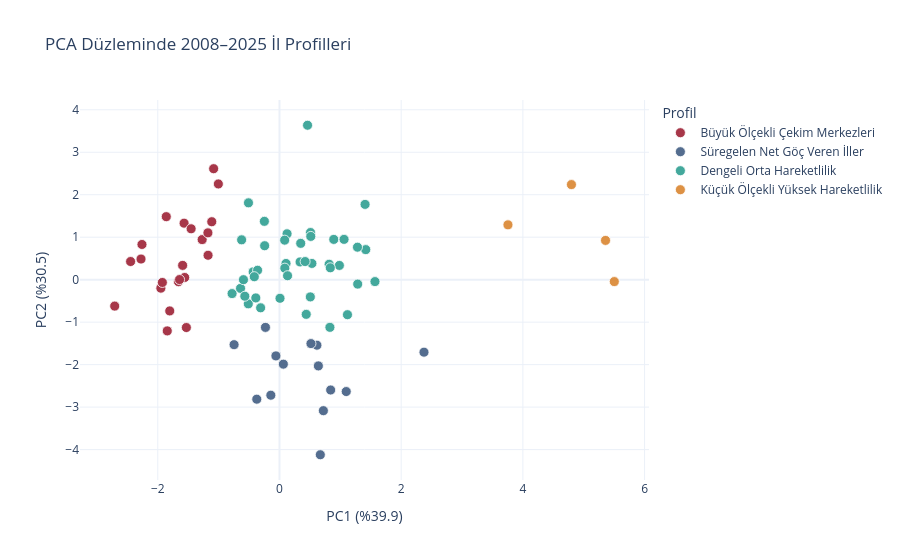

The notebook cell this image was saved under:
### Markdown cell above
## 08 — PCA ve Cluster Yorumlama

### Code cell
profiles = model_result["features"]
variance = metadata["pca_explained_variance_ratio"]
fig = px.scatter(
    profiles,
    x="pc1",
    y="pc2",
    color="cluster_name",
    hover_name="province",
    hover_data={
        "cluster_name": False,
        "latest_population": ":,",
        "mean_turnover_rate": ":.1f",
        "mean_net_migration_rate": ":.1f",
        "recent_net_migration_rate": ":.1f",
        "pc1": False,
        "pc2": False,
    },
    labels={"cluster_name": "Göç profili", "pc1": "PC1", "pc2": "PC2"},
    title="PCA Düzleminde 2008–2025 İl Profilleri",
    color_discrete_sequence=[RED, BLUE, "#2A9D8F", "#D9822B"],
)
fig.update_traces(marker={"size": 10, "line": {"width": 0.8, "color": "white"}}, opacity=0.88)
fig.update_layout(
    template="plotly_white",
    legend_title_text="Profil",
    xaxis_title=f"PC1 (%{variance[0] * 100:.1f})",
    yaxis_title=f"PC2 (%{variance[1] * 100:.1f})",
)
fig.show()

### Figure 1 — Plotly figure (JSON) as saved in the notebook; plotly's stock layout.template omitted (floating-point values rounded to 4 significant figures; data arrays with more than 128 entries replaced by an {"elided": "..."} marker saying what was removed)
{"data": [{"customdata": [["Büyük Ölçekli Çekim Merkezleri", 2283609, 51.67, -4.194, -2.754], ["Büyük Ölçekli Çekim Merkezleri", 5910320, 64.35, 6.016, 6.112], ["Büyük Ölçekli Çekim Merkezleri", 2777677, 68.8, 9.765, 10.13], ["Büyük Ölçekli Çekim Merkezleri", 1172107, 67.71, 5.46, 6.06], ["Büyük Ölçekli Çekim Merkezleri", 1284517, 68.28, 4.635, 8.166], ["Büyük Ölçekli Çekim Merkezleri", 3263011, 50.13, 5.515, 3.307], ["Büyük Ölçekli Çekim Merkezleri", 1060975, 51.07, 1.461, 0.9741], ["Büyük Ölçekli Çekim Merkezleri", 1852356, 53.31, -7.105, -5.178], ["Büyük Ölçekli Çekim Merkezleri", 927956, 74.81, 8.498, 8.707], ["Büyük Ölçekli Çekim Merkezleri", 2222415, 48.24, -0.372, 0.8223], ["Büyük Ölçekli Çekim Merkezleri", 1458991, 53.66, 1.25, 0.6165], ["Büyük Ölçekli Çekim Merkezleri", 2161171, 74.1, 10.08, 6.841], ["Büyük Ölçekli Çekim Merkezleri", 2343409, 50.68, -0.7143, 1.547], ["Büyük Ölçekli Çekim Merkezleri", 1477756, 52.86, 0.7886, 0.5139], ["Büyük Ölçekli Çekim Merkezleri", 1956428, 61.52, 0.3553, 4.119], ["Büyük Ölçekli Çekim Merkezleri", 1099547, 79.89, 10.88, 14.8], ["Büyük Ölçekli Çekim Merkezleri", 1123693, 62.46, 6.11, 8.688], ["Büyük Ölçekli Çekim Merkezleri", 1392403, 65.76, -0.0414, 5.852], ["Büyük Ölçekli Çekim Merkezleri", 1208441, 86.5, 18.17, 13.23], ["Büyük Ölçekli Çekim Merkezleri", 15754053, 55.24, 0.188, -3.892], ["Büyük Ölçekli Çekim Merkezleri", 4504185, 53.02, 4.407, 3.373], ["Büyük Ölçekli Çekim Merkezleri", 2265800, 46.16, -6.469, -5.185]], "hovertemplate": "<b>%{hovertext}</b><br><br>latest_population=%{customdata[1]:,}<br>mean_turnover_rate=%{customdata[2]:.1f}<br>mean_net_migration_rate=%{customdata[3]:.1f}<br>recent_net_migration_rate=%{customdata[4]:.1f}<extra></extra>", "hovertext": ["ADANA", "ANKARA", "ANTALYA", "AYDIN", "BALIKESİR", "BURSA", "DENİZLİ", "DİYARBAKIR", "ESKİŞEHİR", "GAZİANTEP", "KAYSERİ", "KOCAELİ", "KONYA", "MANİSA", "MERSİN", "MUĞLA", "SAKARYA", "SAMSUN", "TEKİRDAĞ", "İSTANBUL", "İZMİR", "ŞANLIURFA"], "legendgroup": "Büyük Ölçekli Çekim Merkezleri", "marker": {"color": "#9B1C31", "line": {"color": "white", "width": 0.8}, "size": 10, "symbol": "circle"}, "mode": "markers", "name": "Büyük Ölçekli Çekim Merkezleri", "opacity": 0.88, "orientation": "v", "showlegend": true, "type": "scatter", "x": [-1.803, -2.26, -1.861, -1.271, -1.176, -2.275, -1.558, -1.53, -1.113, -1.949, -1.66, -1.568, -1.925, -1.642, -1.592, -1.005, -1.452, -1.174, -1.082, -2.708, -2.447, -1.844], "xaxis": "x", "y": [-0.7355, 0.8289, 1.484, 0.9439, 1.102, 0.4856, 0.05193, -1.127, 1.364, -0.1993, -0.04583, 1.331, -0.06584, 0.002653, 0.3367, 2.254, 1.198, 0.5744, 2.613, -0.6225, 0.4275, -1.206], "yaxis": "y"}, {"customdata": [["Süregelen Net Göç Veren İller", 617821, 67.12, -10.22, -12.58], ["Süregelen Net Göç Veren İller", 90392, 121.3, -17.12, -10.27], ["Süregelen Net Göç Veren İller", 491489, 84.0, -25.5, -24.63], ["Süregelen Net Göç Veren İller", 360423, 89.73, -13.92, -8.273], ["Süregelen Net Göç Veren İller", 736877, 82.41, -14.56, -11.6], ["Süregelen Net Göç Veren İller", 279681, 70.65, -10.61, -7.974], ["Süregelen Net Göç Veren İller", 1577531, 52.53, -7.32, -24.51], ["Süregelen Net Göç Veren İller", 1146278, 54.23, -5.685, -11.64], ["Süregelen Net Göç Veren İller", 268991, 95.05, -20.44, -15.13], ["Süregelen Net Göç Veren İller", 755854, 82.1, -6.526, -25.61], ["Süregelen Net Göç Veren İller", 389127, 83.61, -21.66, -18.06], ["Süregelen Net Göç Veren İller", 332369, 82.75, -12.27, -13.28], ["Süregelen Net Göç Veren İller", 1112013, 70.97, -14.45, -17.66], ["Süregelen Net Göç Veren İller", 573666, 64.66, -6.409, -7.314]], "hovertemplate": "<b>%{hovertext}</b><br><br>latest_population=%{customdata[1]:,}<br>mean_turnover_rate=%{customdata[2]:.1f}<br>mean_net_migration_rate=%{customdata[3]:.1f}<br>recent_net_migration_rate=%{customdata[4]:.1f}<extra></extra>", "hovertext": ["ADIYAMAN", "ARDAHAN", "AĞRI", "BİTLİS", "ERZURUM", "HAKKARİ", "HATAY", "KAHRAMANMARAŞ", "KARS", "MALATYA", "MUŞ", "SİİRT", "VAN", "ŞIRNAK"], "legendgroup": "Süregelen Net Göç Veren İller", "marker": {"color": "#3D5A80", "line": {"color": "white", "width": 0.8}, "size": 10, "symbol": "circle"}, "mode": "markers", "name": "Süregelen Net Göç Veren İller", "opacity": 0.88, "orientation": "v", "showlegend": true, "type": "scatter", "x": [-0.05835, 2.375, 0.671, 0.6153, 0.06347, 0.5172, -0.3731, -0.7463, 1.097, 0.8411, 0.7213, 0.6391, -0.142, -0.2307], "xaxis": "x", "y": [-1.794, -1.707, -4.122, -1.542, -1.989, -1.505, -2.813, -1.53, -2.634, -2.598, -3.084, -2.03, -2.72, -1.123], "yaxis": "y"}, {"customdata": {"elided": "41x5 mixed values"}, "hovertemplate": "<b>%{hovertext}</b><br><br>latest_population=%{customdata[1]:,}<br>mean_turnover_rate=%{customdata[2]:.1f}<br>mean_net_migration_rate=%{customdata[3]:.1f}<br>recent_net_migration_rate=%{customdata[4]:.1f}<extra></extra>", "hovertext": ["AFYONKARAHİSAR", "AKSARAY", "AMASYA", "ARTVİN", "BARTIN", "BATMAN", "BOLU", "BURDUR", "BİLECİK", "BİNGÖL", "DÜZCE", "EDİRNE", "ELAZIĞ", "ERZİNCAN", "GİRESUN", "ISPARTA", "IĞDIR", "KARABÜK", "KARAMAN", "KASTAMONU", "KIRIKKALE", "KIRKLARELİ", "KIRŞEHİR", "KÜTAHYA", "KİLİS", "MARDİN", "NEVŞEHİR", "NİĞDE", "ORDU", "OSMANİYE", "RİZE", "SİNOP", "SİVAS", "TOKAT", "TRABZON", "UŞAK", "YALOVA", "YOZGAT", "ZONGULDAK", "ÇANAKKALE", "ÇORUM"], "legendgroup": "Dengeli Orta Hareketlilik", "marker": {"color": "#2A9D8F", "line": {"color": "white", "width": 0.8}, "size": 10, "symbol": "circle"}, "mode": "markers", "name": "Dengeli Orta Hareketlilik", "opacity": 0.88, "orientation": "v", "showlegend": true, "type": "scatter", "x": [-0.7791, -0.4325, 0.1072, 1.569, 0.5099, -0.64, 0.1247, 0.3384, 0.3489, 0.4395, -0.6223, -0.2439, -0.36, 1.285, 0.8921, 0.08767, 0.8286, 0.9845, 0.1325, 0.5144, 1.418, -0.2484, 0.8158, -0.5123, 1.282, -0.31, 0.08515, 0.5327, 0.4213, -0.5696, 0.8349, 1.407, 0.507, 1.061, -0.414, -0.592, 0.4613, 1.117, -0.3891, -0.5095, 0.00869], "xaxis": "x", "y": [-0.3275, 0.1835, 0.3822, -0.04489, 1.11, -0.205, 1.08, 0.418, 0.8553, -0.8163, 0.938, 0.7997, 0.222, -0.1045, 0.9482, 0.2718, -1.122, 0.3357, 0.09385, 1.019, 0.7077, 1.374, 0.3628, -0.5689, 0.7649, -0.6624, 0.9304, 0.3825, 0.4267, -0.3895, 0.28, 1.773, -0.4051, 0.9492, 0.07038, 7.144e-05, 3.636, -0.8243, -0.4299, 1.809, -0.438], "yaxis": "y"}, {"customdata": [["Küçük Ölçekli Yüksek Hareketlilik", 82836, 167.9, -3.29, -9.592], ["Küçük Ölçekli Yüksek Hareketlilik", 138807, 206.1, -0.6011, 1.986], ["Küçük Ölçekli Yüksek Hareketlilik", 85083, 162.6, 1.809, 3.669], ["Küçük Ölçekli Yüksek Hareketlilik", 200549, 165.2, 3.901, 11.88]], "hovertemplate": "<b>%{hovertext}</b><br><br>latest_population=%{customdata[1]:,}<br>mean_turnover_rate=%{customdata[2]:.1f}<br>mean_net_migration_rate=%{customdata[3]:.1f}<br>recent_net_migration_rate=%{customdata[4]:.1f}<extra></extra>", "hovertext": ["BAYBURT", "GÜMÜŞHANE", "TUNCELİ", "ÇANKIRI"], "legendgroup": "Küçük Ölçekli Yüksek Hareketlilik", "marker": {"color": "#D9822B", "line": {"color": "white", "width": 0.8}, "size": 10, "symbol": "circle"}, "mode": "markers", "name": "Küçük Ölçekli Yüksek Hareketlilik", "opacity": 0.88, "orientation": "v", "showlegend": true, "type": "scatter", "x": [5.502, 5.358, 3.755, 4.798], "xaxis": "x", "y": [-0.04491, 0.9247, 1.291, 2.239], "yaxis": "y"}], "layout": {"legend": {"title": {"text": "Profil"}, "tracegroupgap": 0}, "title": {"text": "PCA Düzleminde 2008–2025 İl Profilleri"}, "xaxis": {"anchor": "y", "domain": [0.0, 1.0], "title": {"text": "PC1 (%39.9)"}}, "yaxis": {"anchor": "x", "domain": [0.0, 1.0], "title": {"text": "PC2 (%30.5)"}}}}
